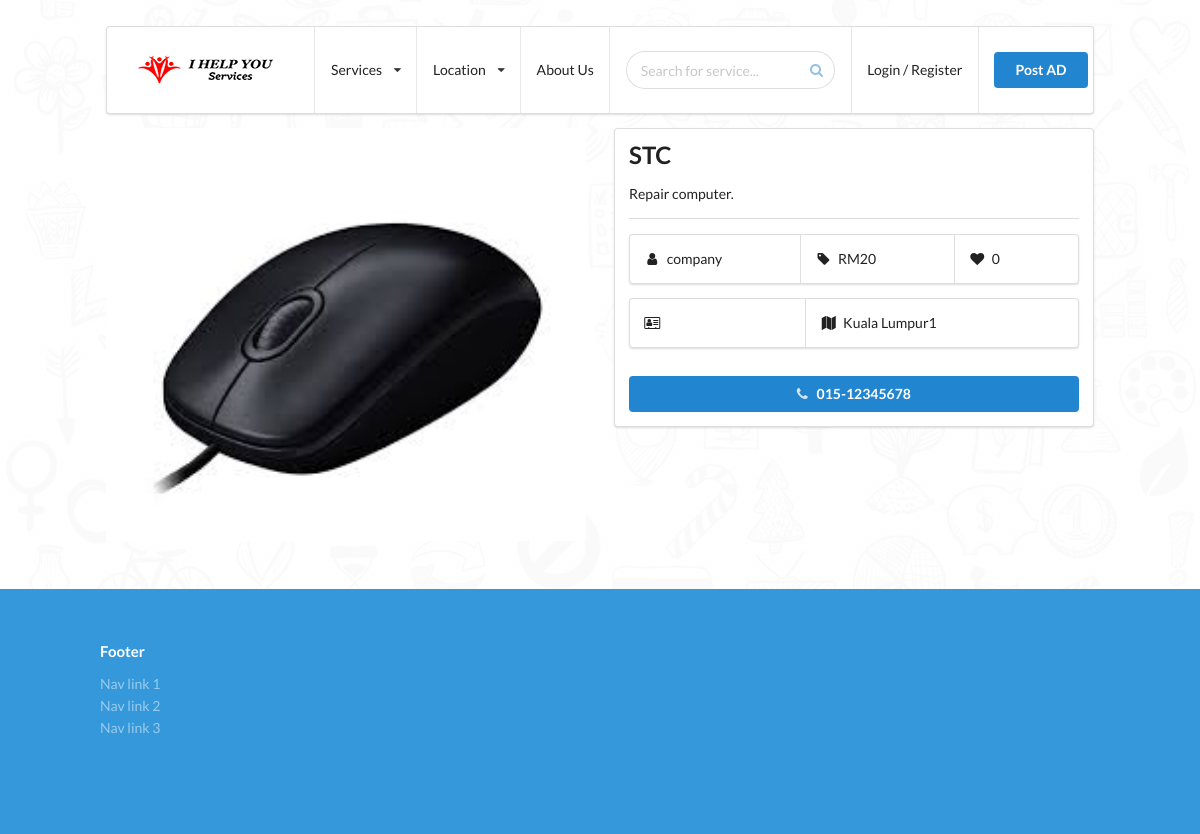
Screenshot of /listing.php?serviceId=2 with the database file from the repository.
### tables this page shows
CREATE TABLE `post` (
  `services_id` int(30) NOT NULL,
  `service_name` varchar(30) NOT NULL,
  `description` text NOT NULL,
  `location` varchar(30) NOT NULL,
  `area` varchar(50) NOT NULL,
  `price` int(11) NOT NULL,
  `contact` varchar(30) NOT NULL,
  `type` varchar(30) NOT NULL,
  `uploadpicture` text NOT NULL,
  `user_id` int(30) NOT NULL,
  `datetime` datetime DEFAULT CURRENT_TIMESTAMP,
  `likes` int(11) NOT NULL
);

CREATE TABLE `register_user` (
  `user_id` int(30) NOT NULL,
  `firstname` varchar(15) DEFAULT NULL,
  `lastname` varchar(15) DEFAULT NULL,
  `email` varchar(20) NOT NULL,
  `pwd` varchar(32) NOT NULL,
  `mobileno` int(11) NOT NULL,
  `address` varchar(39) NOT NULL,
  `country` varchar(39) NOT NULL,
  `gender` varchar(6) DEFAULT NULL,
  `acc_SSM` varchar(20) DEFAULT NULL,
  `company_Name` varchar(20) DEFAULT NULL,
  `services` varchar(20) DEFAULT NULL
);

### listing.php (the view, shortened to what this page needs)
<!DOCTYPE html>
<html lang="en">
<head>
    <link rel="stylesheet" href="css/semantic.min.css">
    <link rel="stylesheet" href="css/style.css">
    <link rel="stylesheet" href="css/slider.css">
</head>
<body>
<div class="container">
    <div class="wrapper">
        <?php include 'header.php';?>
        <?php
            include ('connection.php');
            if (isset($_GET['serviceId'])) {
                $serviceId = $_GET['serviceId'];
                $query = "SELECT * FROM `post` WHERE services_id = '$serviceId'";
                $result = mysqli_query($link, $query);
                while($row = mysqli_fetch_array($result, MYSQLI_NUM))
                {
                  $serviceName = $row[1];
                  $description = $row[2];
                  $area = $row[4];
                  $price = $row[5];
                  $contact = $row[6];
                  $uploadedLocation = $row[8];
                  $userId = $row[9];
                  $likes = $row[11];
                    if($uploadedLocation !== ""){
                        $imageLocation = $uploadedLocation;
                    } else{
                        $imageLocation = 'img/image.png';
                    }
                }
                $queryUser = "SELECT * FROM `register_user` WHERE user_id = '$userId'";
                $resultUser = mysqli_query($link, $queryUser);
                while($rowUser = mysqli_fetch_array($resultUser, MYSQLI_NUM))
                {
                  $company_name_listing = $rowUser[10];
                }
            } else {
               echo "
                    <script type=\"text/javascript\">
                        location.href = \"error.php\";
                    </script>
                ";
            }
        ?>
        <div class="ui grid">
            <div class="eight wide column">
                <img class="ui fluid image" src="<?php
                echo $imageLocation
                ?>">
            </div>
            <div class="eight wide column contact-info">
                <div class="ui segment">
                    <h2 class="ui header"><?php echo $serviceName ?></h2>
                    <div class="sub header">
                       <?php echo $description ?>
                    </div>
                    <div class="ui divider"></div>
                    <div class="ui horizontal segments">
                        <div class="ui segment">
                            <i class="user icon"></i>
                            <span class="content">
                                <?php echo $company_name_listing?>
                            </span>
                        </div>
                        <div class="ui segment">
                            <i class="tag icon"></i>
                            <span class="content">
                                RM<span class="price"><?php echo $price ?></span>
                            </span>
                        </div>
                        <div class="ui segment">
                            <i class="like icon"></i>
                            <span class="content">
                                <span class="likes"><?php echo $likes?></span>
                            </span>
                        </div>
                    </div>
                    <div class="ui horizontal segments">
                      <div class="ui segment">
                          <i class="address card outline icon"></i>
                      </div>
                      <div class="ui segment">
                          <i class="map marker alternate icon"></i>
                          <span class="content">
                              <span class="area"><?php echo $area?></span>
                          </span>
                      </div>
                    </div>
                    <button class="fluid ui primary button call-btn"><i class="call icon"></i><span class="phone-number"><?php echo $contact ?></span></button>
                </div>
            </div>
        </div>
    </div>
</div>
<?php include 'footer.php';?>
</body>
</html>

### css/style.css (style rules this page uses)
html, body { margin: 0; position: relative; background: #fff url(../img/bg.jpg) center; }
.container { width: 1000px; margin: 0 auto 3rem; }
.wrapper { padding: 6px; -webkit-box-sizing: border-box; -moz-box-sizing: border-box; box-sizing: border-box; }
.call-btn { margin-top: 2rem !important; }

### rows the page displays
post: uploadpicture (picture), service_name "STC", description "Repair computer.", price "20", likes "0", area "Kuala Lumpur1", contact "015-12345678"
register_user: company_Name "company"
